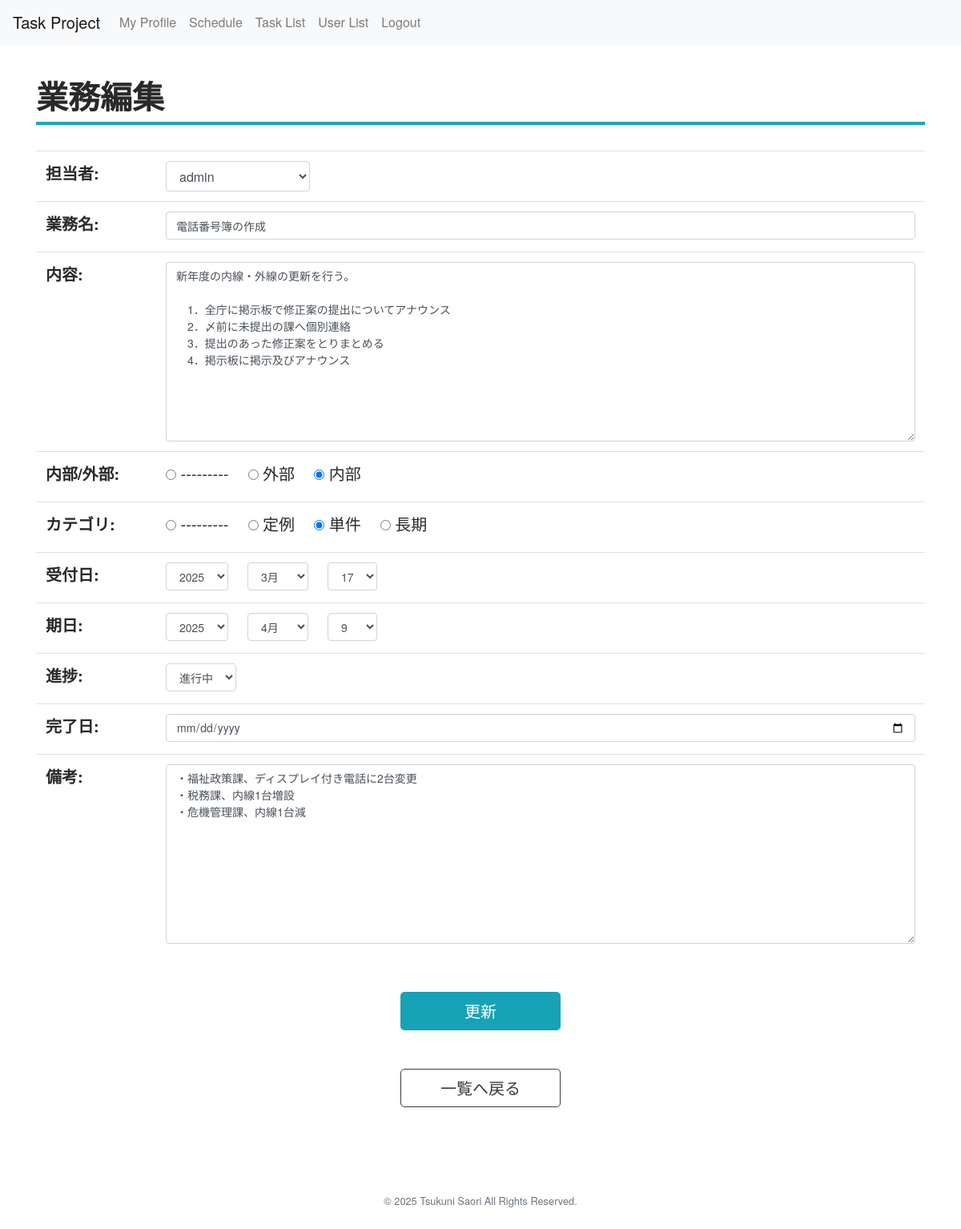
The page /task_app/edit_task/2/ on the database its author committed.
### task_app/models.py (models this page shows, shortened)
class Task(models.Model):
    owner = models.ForeignKey(CustomUser, on_delete=models.CASCADE, \
        related_name='task_owner')
    title = models.CharField(max_length=50, blank=False, )
    work =  models.TextField(max_length=1000, blank=True, null=True,)
    boundary = models.CharField(max_length=5, choices=BOUNDARY_CHOICES)
    category = models.CharField(max_length=10, choices=CATEGORY_CHOICES)
    reception_date = models.DateField()
    due_date = models.DateField()
    work_progress = models.CharField(max_length=10, blank=False, )
    completion_date = models.DateField(null=True, blank=True)  # 完了日を追加
    option = models.TextField(max_length=1000, blank=True, null=True,)
    class Meta:
        ordering = ('id',)

### task_app/views.py (the view)
# urls.py: path('edit_task/<int:task_id>/', views.edit_task, name='edit_task'),
def edit_task(request, task_id):
    obj = get_object_or_404(Task, id=task_id)
    if request.method == 'POST':
        task_form = TaskForm(request.POST, instance=obj, initial={'owner': obj.owner})
        if task_form.is_valid():
            print("✅ フォームが有効です！")
            task = task_form.save(commit=False)
            if task.work_progress == '完了' and not task.completion_date:
                task.completion_date = timezone.now().date()
            task.save()
            return redirect(reverse('detail_task', kwargs={'task_id': task.id}))
        else:
            print("❌ フォームにエラーがあります！")
            print("🔍 フォーム全体のエラー:", task_form.errors)
            print("🔍 フォームの非フィールドエラー:", task_form.non_field_errors())
            for field, errors in task_form.errors.items():
                print(f"❌ フィールド '{field}' のエラー: {errors}")
    else:
        task_form = TaskForm(instance=obj)
    params = {
        'title': '業務編集',
        'task_id': task_id,
        'task_form': task_form,
    }
    return render(request, 'task_app/edit_task.html', params)

### task_app/templates/task_app/edit_task.html (shortened to what this page needs)
{% extends 'base.html' %}
{% block content %}
<h1>{{ title }}</h1>
<form action="{% url 'edit_task' task_id %}" method="post">
    <table class="table">
        <tbody>
            <tr>
                <th>{{ task_form.owner.label_tag }}</th>
                <td>
                    <select name="owner" id="id_owner" class="form-control w-auto">
                    {% for user in task_form.fields.owner.queryset %}
                        <option value="{{ user.id }}">{{ user.username }}</option>
                    {% endfor %}
                    </select>
                </td>
            <tr>
                <th width="120">{{ task_form.title.label_tag }}</th>
                <td>{{ task_form.title }}</td>
            </tr>
            <tr>
                <th width="120">{{ task_form.work.label_tag }}</th>
                <td>{{ task_form.work }}</td>
            </tr>
            <tr>
                <th width="120" height="50">{{ task_form.boundary.label_tag }}</th>
                <td>
                    <div class="form-area">
                        {% for radiobutton in task_form.boundary %}
                            {{ radiobutton }}
                        {% endfor %}
                    </div>
                </td>
            </tr>
            <tr>
                <th width="120" height="50">{{ task_form.category.label_tag }}</th>
                <td>
                    <div class="form-area">
                        {% for radiobutton in task_form.category %}
                            {{ radiobutton }}
                        {% endfor %}
                    </div>
                </td>
            </tr>
            <tr>
                <th width="150">{{ task_form.reception_date.label_tag }}</th>
                <td>
                    <div class="form-area">
                        {{ task_form.reception_date }}
                    </div>
                </td>
            </tr>
            <tr>
                <th width="150">{{ task_form.due_date.label_tag }}</th>
                <td>
                    <div class="form-area">
                        {{ task_form.due_date }}
                    </div>
                </td>
            </tr>
            <tr>
                <th width="150">{{ task_form.work_progress.label_tag }}</th>
                <td>{{ task_form.work_progress }}</td>
            </tr>
            <tr>
                <th>{{ task_form.completion_date.label_tag }}</th>
                <td>{{ task_form.completion_date }}</td>
            </tr>
            <tr>
                <th width="150">{{ task_form.option.label_tag }}</th>
                <td>{{ task_form.option }}</td>
            </tr>
        </tbody>
    </table>
    <div class="mt-5 d-flex flex-column align-items-center">
        <input type="submit" value="更新"
            class="btn btn-info btn-lg mb-5" style="min-width: 200px;">
        <a href="{% url 'task_list' %}" class="btn btn-outline-dark btn-lg" style="min-width: 200px;">一覧へ戻る</a>
    </div>
</form>
{% endblock %}

### rows shown on the page
Task: title "電話番号簿の作成", work "新年度の内線・外線の更新を行う。 1．全庁に掲示板で修正案の提出についてアナウンス 2．〆前に未提出の課へ個別連絡 3．提出のあった修正案をとりまとめる 4．掲示板に掲示及びアナウンス", work_progress "進行中", option "・福祉政策課、ディスプレイ付き電話に2台変更 ・税務課、内線1台増設 ・危機管理課、内線1台減"

### other values the page prints
{{ title }} "業務編集"
{{ task_form.owner.label_tag }} "担当者:"
{{ task_form.title.label_tag }} "業務名:"
{{ task_form.work.label_tag }} "内容:"
{{ task_form.boundary.label_tag }} "内部/外部:"
{{ task_form.category.label_tag }} "カテゴリ:"
{{ task_form.reception_date.label_tag }} "受付日:"
{{ task_form.due_date.label_tag }} "期日:"
{{ task_form.work_progress.label_tag }} "進捗:"
{{ task_form.completion_date.label_tag }} "完了日:"
{{ task_form.option.label_tag }} "備考:"
form field owner "admin"
